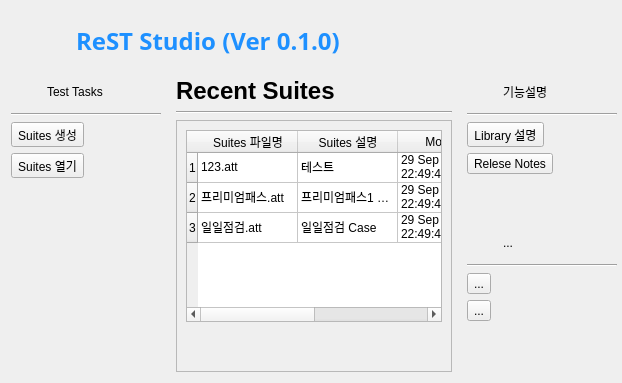
          <widget class="QWidget" name="layoutWidget">
           <layout class="QVBoxLayout" name="verticalLayout_2">
            <property name="rightMargin">
             <number>5</number>
            </property>
            <item>
             <widget class="QFrame" name="frame">
              <property name="maximumSize">
               <size>
                <width>16777215</width>
                <height>60</height>
               </size>
              </property>
              <layout class="QHBoxLayout" name="horizontalLayout">
               <item>
                <widget class="QLabel" name="label_3">
                 <property name="minimumSize">
                  <size>
                   <width>50</width>
                   <height>50</height>
                  </size>
                 </property>
                 <property name="maximumSize">
                  <size>
                   <width>50</width>
                   <height>50</height>
                  </size>
                 </property>
                 <property name="text">
                  <string/>
                 </property>
                 <property name="pixmap">
                  <pixmap resource="icon/res.qrc">:/main/auto_test_main(s).png</pixmap>
                 </property>
                 <property name="scaledContents">
                  <bool>true</bool>
                 </property>
                </widget>
               </item>
               <item>
                <widget class="QLabel" name="label_2">
                 <property name="maximumSize">
                  <size>
                   <width>16777215</width>
                   <height>16777215</height>
                  </size>
                 </property>
                 <property name="font">
                  <font>
                   <family>Bauhaus 93</family>
                  </font>
                 </property>
                 <property name="text">
                  <string>&lt;html&gt;&lt;head/&gt;&lt;body&gt;&lt;h1 style=&quot; margin-top:18px; margin-bottom:12px; margin-left:0px; margin-right:0px; -qt-block-indent:0; text-indent:0px;&quot;&gt;&lt;span style=&quot; font-size:xx-large; font-weight:600; color:#1e90ff;&quot;&gt;ReST Studio (Ver 0.1.0) &lt;/span&gt;&lt;/h1&gt;&lt;/body&gt;&lt;/html&gt;</string>
                 </property>
                </widget>
               </item>
              </layout>
             </widget>
            </item>
            <item>
             <layout class="QHBoxLayout" name="horizontalLayout_4">
              <item>
               <widget class="QFrame" name="frame">
                <property name="minimumSize">
                 <size>
                  <width>150</width>
                  <height>0</height>
                 </size>
                </property>
                <property name="maximumSize">
                 <size>
                  <width>150</width>
                  <height>16777215</height>
                 </size>
                </property>
                <layout class="QVBoxLayout" name="verticalLayout_3">
                 <property name="leftMargin">
                  <number>0</number>
                 </property>
                 <property name="topMargin">
                  <number>0</number>
                 </property>
                 <property name="rightMargin">
                  <number>0</number>
                 </property>
                 <property name="bottomMargin">
                  <number>0</number>
                 </property>
                 <item>
                  <layout class="QHBoxLayout" name="horizontalLayout_3">
                   <item>
                    <widget class="QLabel" name="label_6">
                     <property name="minimumSize">
                      <size>
                       <width>30</width>
                       <height>30</height>
                      </size>
                     </property>
                     <property name="maximumSize">
                      <size>
                       <width>30</width>
                       <height>30</height>
                      </size>
                     </property>
                     <property name="text">
                      <string/>
                     </property>
                     <property name="pixmap">
                      <pixmap resource="icon/res.qrc">:/main/bar_chart.png</pixmap>
                     </property>
                     <property name="scaledContents">
                      <bool>true</bool>
                     </property>
                    </widget>
                   </item>
                   <item>
                    <widget class="QLabel" name="label_7">
                     <property name="text">
                      <string>Test Tasks</string>
                     </property>
                    </widget>
                   </item>
                  </layout>
                 </item>
                 <item>
                  <widget class="Line" name="line">
                   <property name="orientation">
                    <enum>Qt::Horizontal</enum>
                   </property>
                  </widget>
                 </item>
                 <item>
                  <widget class="QToolButton" name="btn_newSuites">
                   <property name="text">
                    <string>Suites 생성</string>
                   </property>
                  </widget>
                 </item>
                 <item>
                  <widget class="QToolButton" name="btn_openSuites">
                   <property name="text">
                    <string>Suites 열기</string>
                   </property>
                  </widget>
                 </item>
                 <item>
                  <spacer name="verticalSpacer">
                   <property name="orientation">
                    <enum>Qt::Vertical</enum>
                   </property>
                   <property name="sizeHint" stdset="0">
                    <size>
                     <width>20</width>
                     <height>40</height>
                    </size>
                   </property>
                  </spacer>
                 </item>
                </layout>
               </widget>
              </item>
              <item>
               <layout class="QVBoxLayout" name="verticalLayout_5">
                <property name="leftMargin">
                 <number>9</number>
                </property>
                <property name="rightMargin">
                 <number>9</number>
                </property>
                <item>
                 <widget class="QLabel" name="label_8">
                  <property name="text">
                   <string>&lt;html&gt;&lt;head/&gt;&lt;body&gt;&lt;h1 style=&quot; margin-top:18px; margin-bottom:12px; margin-left:0px; margin-right:0px; -qt-block-indent:0; text-indent:0px;&quot;&gt;&lt;span style=&quot; font-size:xx-large; font-weight:600;&quot;&gt;Recent Suites&lt;/span&gt;&lt;/h1&gt;&lt;/body&gt;&lt;/html&gt;</string>
                  </property>
                 </widget>
                </item>
                <item>
                 <widget class="Line" name="line_4">
                  <property name="orientation">
                   <enum>Qt::Horizontal</enum>
                  </property>
                 </widget>
                </item>
                <item>
                 <widget class="QFrame" name="frame">
                  <property name="frameShape">
                   <enum>QFrame::StyledPanel</enum>
                  </property>
                  <property name="frameShadow">
                   <enum>QFrame::Raised</enum>
                  </property>
                  <layout class="QGridLayout" name="gridLayout_3">
                   <item row="0" column="0">
                    <widget class="QTableWidget" name="tw_recentSuitesList">
                     <property name="editTriggers">
                      <set>QAbstractItemView::NoEditTriggers</set>
                     </property>
                     <property name="selectionBehavior">
                      <enum>QAbstractItemView::SelectRows</enum>
                     </property>
                     <attribute name="horizontalHeaderHighlightSections">
                      <bool>false</bool>
                     </attribute>
                     <attribute name="horizontalHeaderStretchLastSection">
                      <bool>true</bool>
                     </attribute>
                     <row>
                      <property name="text">
                       <string>1</string>
                      </property>
                     </row>
                     <row>
                      <property name="text">
                       <string>2</string>
                      </property>
                     </row>
                     <row>
                      <property name="text">
                       <string>3</string>
                      </property>
                     </row>
                     <column>
                      <property name="text">
                       <string>Suites 파일명</string>
                      </property>
                     </column>
                     <column>
                      <property name="text">
                       <string>Suites 설명</string>
                      </property>
                     </column>
                     <column>
                      <property name="text">
                       <string>Modified</string>
                      </property>
                     </column>
                     <column>
                      <property name="text">
                       <string>file path</string>
                      </property>
                     </column>
                     <item row="0" column="0">
                      <property name="text">
                       <string>123.att</string>
                      </property>
                     </item>
                     <item row="0" column="1">
                      <property name="text">
                       <string>테스트</string>
                      </property>
                     </item>
                     <item row="0" column="2">
                      <property name="text">
                       <string>29 Sep 2020 22:49:45</string>
                      </property>
                     </item>
                     <item row="1" column="0">
                      <property name="text">
                       <string>프리미엄패스.att</string>
                      </property>
                     </item>
                     <item row="1" column="1">
                      <property name="text">
                       <string>프리미엄패스1 반영 테스트</string>
                      </property>
                     </item>
                     <item row="1" column="2">
                      <property name="text">
                       <string>29 Sep 2020 22:49:45</string>
                      </property>
                     </item>
                     <item row="2" column="0">
                      <property name="text">
                       <string>일일점검.att</string>
                      </property>
                     </item>
                     <item row="2" column="1">
                      <property name="text">
                       <string>일일점검 Case</string>
                      </property>
                     </item>
                     <item row="2" column="2">
                      <property name="text">
                       <string>29 Sep 2020 22:49:45</string>
                      </property>
                     </item>
                    </widget>
                   </item>
                   <item row="1" column="0">
                    <spacer name="verticalSpacer_4">
                     <property name="orientation">
                      <enum>Qt::Vertical</enum>
                     </property>
                     <property name="sizeHint" stdset="0">
                      <size>
                       <width>20</width>
                       <height>40</height>
                      </size>
                     </property>
                    </spacer>
                   </item>
                  </layout>
                 </widget>
                </item>
               </layout>
              </item>
              <item>
               <layout class="QVBoxLayout" name="verticalLayout_7">
                <item>
                 <widget class="QFrame" name="frame">
                  <property name="minimumSize">
                   <size>
                    <width>150</width>
                    <height>0</height>
                   </size>
                  </property>
                  <property name="maximumSize">
                   <size>
                    <width>150</width>
                    <height>16777215</height>
                   </size>
                  </property>
                  <layout class="QVBoxLayout" name="verticalLayout_4">
                   <property name="leftMargin">
                    <number>0</number>
                   </property>
                   <property name="topMargin">
                    <number>0</number>
                   </property>
                   <property name="rightMargin">
                    <number>0</number>
                   </property>
                   <property name="bottomMargin">
                    <number>0</number>
                   </property>
                   <item>
                    <layout class="QHBoxLayout" name="horizontalLayout_2">
                     <item>
                      <widget class="QLabel" name="label_5">
                       <property name="minimumSize">
                        <size>
                         <width>30</width>
                         <height>30</height>
                        </size>
                       </property>
                       <property name="maximumSize">
                        <size>
                         <width>30</width>
                         <height>30</height>
                        </size>
                       </property>
                       <property name="text">
                        <string/>
                       </property>
                       <property name="pixmap">
                        <pixmap resource="icon/res.qrc">:/main/bar_chart.png</pixmap>
                       </property>
                       <property name="scaledContents">
                        <bool>true</bool>
                       </property>
                      </widget>
                     </item>
                     <item>
                      <widget class="QLabel" name="label_4">
                       <property name="text">
                        <string>기능설명</string>
                       </property>
                      </widget>
                     </item>
                    </layout>
                   </item>
                   <item>
                    <widget class="Line" name="line_2">
                     <property name="orientation">
                      <enum>Qt::Horizontal</enum>
                     </property>
                    </widget>
                   </item>
                   <item>
                    <widget class="QToolButton" name="toolButton_3">
                     <property name="text">
                      <string>Library 설명</string>
                     </property>
                    </widget>
                   </item>
                   <item>
                    <widget class="QToolButton" name="toolButton_4">
                     <property name="text">
                      <string>Relese Notes</string>
                     </property>
                    </widget>
                   </item>
                   <item>
                    <spacer name="verticalSpacer_2">
                     <property name="orientation">
                      <enum>Qt::Vertical</enum>
                     </property>
                     <property name="sizeHint" stdset="0">
                      <size>
                       <width>20</width>
                       <height>40</height>
                      </size>
                     </property>
                    </spacer>
                   </item>
                  </layout>
                 </widget>
                </item>
                <item>
                 <widget class="QFrame" name="frame_2">
                  <property name="minimumSize">
                   <size>
                    <width>150</width>
                    <height>0</height>
                   </size>
                  </property>
                  <property name="maximumSize">
                   <size>
                    <width>150</width>
                    <height>16777215</height>
                   </size>
                  </property>
                  <layout class="QVBoxLayout" name="verticalLayout_6">
                   <property name="leftMargin">
                    <number>0</number>
                   </property>
                   <property name="topMargin">
                    <number>0</number>
                   </property>
                   <property name="rightMargin">
                    <number>0</number>
                   </property>
                   <property name="bottomMargin">
                    <number>0</number>
                   </property>
                   <item>
                    <layout class="QHBoxLayout" name="horizontalLayout_5">
                     <item>
                      <widget class="QLabel" name="label_9">
                       <property name="minimumSize">
                        <size>
                         <width>30</width>
                         <height>30</height>
                        </size>
                       </property>
                       <property name="maximumSize">
                        <size>
                         <width>30</width>
                         <height>30</height>
                        </size>
                       </property>
                       <property name="text">
                        <string/>
                       </property>
                       <property name="pixmap">
                        <pixmap resource="icon/res.qrc">:/main/bar_chart.png</pixmap>
                       </property>
                       <property name="scaledContents">
                        <bool>true</bool>
                       </property>
                      </widget>
                     </item>
                     <item>
                      <widget class="QLabel" name="label_10">
                       <property name="text">
                        <string>...</string>
                       </property>
                      </widget>
                     </item>
                    </layout>
                   </item>
                   <item>
                    <widget class="Line" name="line_3">
                     <property name="orientation">
                      <enum>Qt::Horizontal</enum>
                     </property>
                    </widget>
                   </item>
                   <item>
                    <widget class="QToolButton" name="toolButton_5">
                     <property name="text">
                      <string>...</string>
                     </property>
                    </widget>
                   </item>
                   <item>
                    <widget class="QToolButton" name="toolButton_6">
                     <property name="text">
                      <string>...</string>
                     </property>
                    </widget>
                   </item>
                   <item>
                    <spacer name="verticalSpacer_3">
                     <property name="orientation">
                      <enum>Qt::Vertical</enum>
                     </property>
                     <property name="sizeHint" stdset="0">
                      <size>
                       <width>20</width>
                       <height>40</height>
                      </size>
                     </property>
                    </spacer>
                   </item>
                  </layout>
                 </widget>
                </item>
               </layout>
              </item>
             </layout>
            </item>
           </layout>
          </widget>
